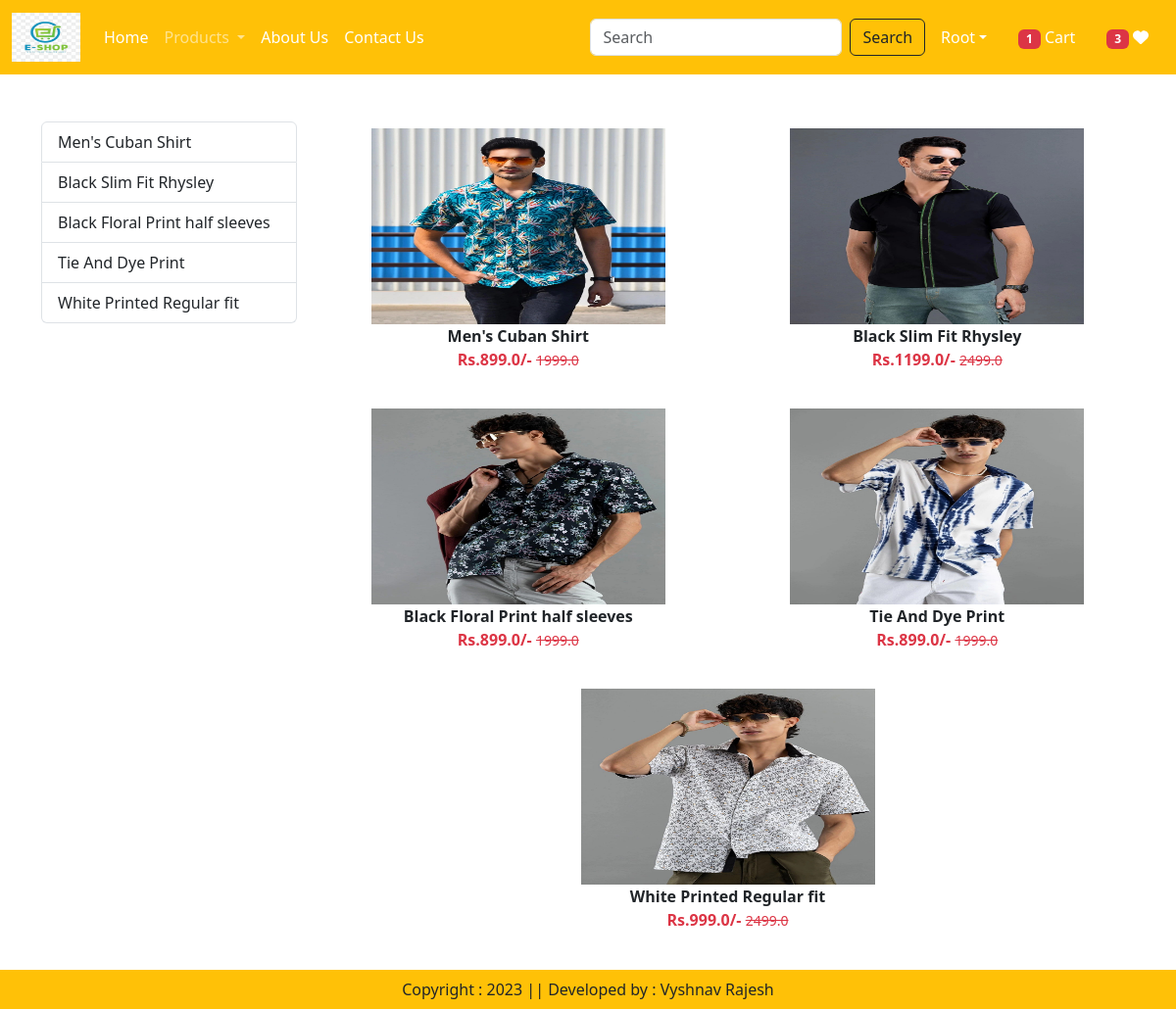
/category/MS (signed in), run on the app's committed database.
### app/models.py (models this page shows, shortened)
class Product(models.Model):
    title = models.CharField(max_length=200)
    selling_price=models.FloatField()
    discounted_price=models.FloatField()
    description=models.TextField()
    category=models.CharField(choices=CATEGORY_CHOICES, max_length=2)
    product_image= models.ImageField(upload_to='product')

### app/views.py (the view)
# urls.py: path("category/<slug:val>", views.CategoryView.as_view(),name="category"),
@method_decorator(login_required,name='dispatch')
class CategoryView(View):
    def get(self,request,val):
        totalitem = 0
        wishitem=0
        if request.user.is_authenticated:
            totalitem = len(Cart.objects.filter(user=request.user))
            wishitem = len(Wishlist.objects.filter(user=request.user))
        product = Product.objects.filter(category=val)
        title= Product.objects.filter(category=val).values('title')
        return render(request,"app/category.html",locals())

### app/templates/app/category.html (shortened to what this page needs)
{% extends 'app/base.html' %}
{% load static %}
{% block main-content %}
    <div class="container my-5">
        <div class="row">
            <div class="col-sm-3">
                <div class="list-group">
                    {% for val in title  %}
                        <a href="{% url 'category-title' val.title %}" class="list-group-item list-group-item-action" aria-current="true">{{val.title}}</a>
                    {% endfor %}
                </div>
            </div>
            <div class="col-sm-9">
                <div class="row">
                    {% for prod in product  %}
                    <div class="col text-center mb-4">
                        <a href="{% url 'product-detail' prod.id %}" class="btn">
                        <div>
                            <img src="{{prod.product_image.url}}" width="300px" height="200px" />
                            <div class="fw-bold">{{prod.title}}</div>
                            <div class="fw-bold text-danger">
                                Rs.{{prod.discounted_price}}/-
                                <small class="fw-light text-decoration-line-through">{{prod.selling_price}}</small>
                            </div>
                        </div>
                        </a>
                    </div>
                    {% endfor %}
                </div>
            </div>
        </div>
    </div>
{% endblock main-content %}

### app/templates/app/base.html (shortened to what this page needs)
<!DOCTYPE html>
{% load static %}
<html lang="en">
<head>
    <link href="https://cdn.jsdelivr.net/npm/bootstrap@5.3.1/dist/css/bootstrap.min.css" rel="stylesheet">
    <link rel="stylesheet" href="{% static 'app/css/owl.carousel.min.css' %}" >
    <link rel="stylesheet" href="{% static 'app/css/all.min.css' %}" >
    <link rel="stylesheet" href="{% static 'app/css/style.css' %}" >
</head>
<body>
    <nav class="navbar navbar-expand-lg navbar-dark bg-warning">
        <div class="container-fluid">
          <a class="navbar-brand" href="#">
            <img src="{% static 'app/images/logo.png' %}" width="70" height="50"/>
          </a>
          <div class="collapse navbar-collapse" id="navbarSupportedContent">
            <ul class="navbar-nav me-auto mb-2 mb-lg-0">
              {% if request.user.is_authenticated %}
              <li class="nav-item">
                <a class="nav-link active" aria-current="page" href="/">Home</a>
              </li>
              <li class="nav-item dropdown">
                <a class="nav-link dropdown-toggle" href="#" role="button" data-bs-toggle="dropdown" aria-expanded="false">
                  Products
                </a>
              </li>
              <li class="nav-item">
                <a class="nav-link text-white" href="{% url 'about' %}">About Us</a>
              </li>
              <li class="nav-item">
                <a class="nav-link text-white" href="{% url 'contact' %}">Contact Us</a>
              </li>
            </ul>
            <form class="d-flex" role="search" action="/search">
              <input class="form-control me-2" type="search" placeholder="Search" name="search" aria-label="Search">
              <button class="btn btn-outline-dark" type="submit">Search</button>
            </form>
          </div>
          <ul class="navbar-nav me-auto mb-2 mb-lg-0">
            <li class="nav-item dropdown mx-2">
                <a class="nav-link dropdown-toggle text-white" href="#"
                id="profileDropdown" role="button" data-bs-toggle="dropdown"
                aria-expanded="false"><span class="text-capitalize">{{request.user}}</span></a>
            </li>
            <li class=" nav-item mx-2">
                <a href="{% url 'showcart' %}" class="nav-link text-white"><span class="badge bg-danger">{% if totalitem  > 0  %} {{totalitem}} {% endif %}</span> Cart </a>
            </li>
            <li class=" nav-item mx-2">
                <a href="{% url 'showwishlist' %}" class="nav-link text-white"><span class="badge bg-danger">{% if wishitem > 0 %} {{wishitem}} {% endif %}</span> <i class="fa fa-heart"></i></a>
            </li>
            {% endif %}
          </ul>
        </div>
      </nav>
      {% block main-content %}{% endblock main-content %}
      <footer class="container-fluid fixed-bottom bg-warning text-center p-2 mt-5">
        Copyright : 2023 || Developed by : Vyshnav Rajesh
      </footer>
</body>
</html>

### data on the page
Product: product_image (picture), title "Men's Cuban Shirt", discounted_price "899.0", selling_price "1999.0"
Product: product_image (picture), title "Black Slim Fit Rhysley", discounted_price "1199.0", selling_price "2499.0"
Product: product_image (picture), title "Black Floral Print half sleeves", discounted_price "899.0", selling_price "1999.0"
Product: product_image (picture), title "Tie And Dye Print", discounted_price "899.0", selling_price "1999.0"
Product: product_image (picture), title "White Printed Regular fit", discounted_price "999.0", selling_price "2499.0"

### other printed values
{{ request.user }} "Root"
{{ totalitem }} "1"
{{ wishitem }} "3"
{{ val.title }} "Men's Cuban Shirt" "Black Slim Fit Rhysley" "Black Floral Print half sleeves" "Tie And Dye Print" "White Printed Regular fit"
